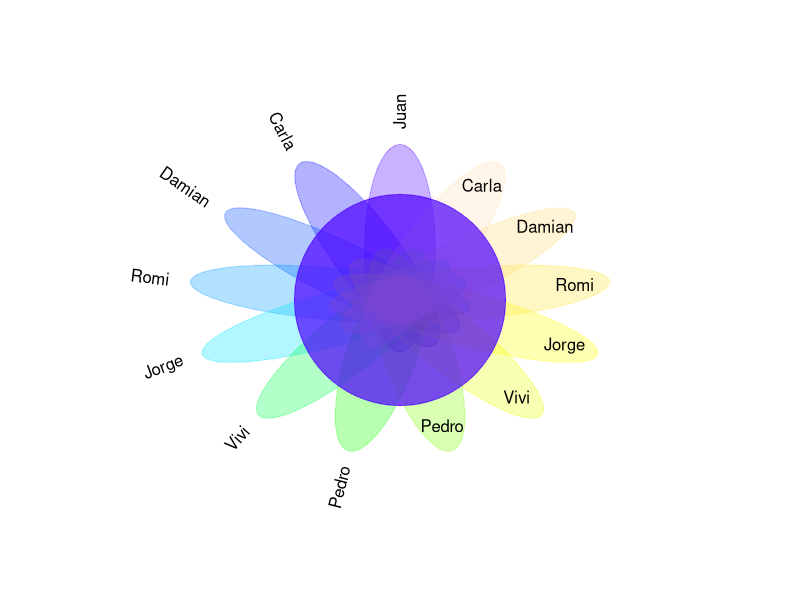

Generate this figure with R:
## ---- chunk 1
knitr::opts_chunk$set(message=FALSE, warning=FALSE)


## ---- chunk 2


library(plotrix)
flower_plot2 <- function(sample, value, start, a, b,  
                    ellipse_col = rgb(135, 206, 235, 150, max = 255), 
                    circle_col = rgb(0, 162, 214, max = 255),
                    circle_text_cex = 1, labels=labels) {
par( bty = "n", ann = F, xaxt = "n", yaxt = "n", mar = c(1,1,1,1))
plot(c(0,10),c(0,10),type="n")
n   <- length(sample)
deg <- 360 / n
res <- lapply(1:n, function(t){
    ellipse_col <- ellipse_col[t]
    plotrix::draw.ellipse(x = 5 + cos((start + deg * (t - 1)) * pi / 180), 
                          y = 5 + sin((start + deg * (t - 1)) * pi / 180), 
                          col = ellipse_col,
                          border = ellipse_col,
                          a = a, b = b, angle = deg * (t - 1))
    text(x = 5 + 2.5 * cos((start + deg * (t - 1)) * pi / 180),
         y = 5 + 2.5 * sin((start + deg * (t - 1)) * pi / 180),
         value[t]
    )

    if (deg * (t - 1) < 180 && deg * (t - 1) > 0 ) {
        text(x = 5 + 3.3 * cos((start + deg * (t - 1)) * pi / 180),
             y = 5 + 3.3 * sin((start + deg * (t - 1)) * pi / 180),
             sample[t],
             srt = deg * (t - 1) - start,
             adj = 1,
             cex = circle_text_cex
        )

    } else {
        text(x = 5 + 3.3 * cos((start + deg * (t - 1)) * pi / 180),
             y = 5 + 3.3 * sin((start + deg * (t - 1)) * pi / 180),
             sample[t],
             srt = deg * (t - 1) + start,
             adj = 0,
             cex = circle_text_cex
        )
    }           
})
plotrix::draw.circle(x = 5, y = 5, r = 1.5, col = circle_col, border = circle_col )

# tune location by x and y.
text(x = 4.7, y = 5, labels=labels)
}


flower_plot2 (c("Juan ", "Carla", "Damian", "Romi", "Jorge", "Vivi", 
              "Pedro", "", "", "", "", "", ""),
            c(" ", "", "", "", "", "", 
              "", "Pedro", "Vivi", "Jorge", "Romi", "Damian", "Carla"), 90, 0.5, 2, labels=" ",
        ellipse_col = topo.colors(13, alpha = 0.3), 
        circle_col = topo.colors(1, alpha = 0.7) )


